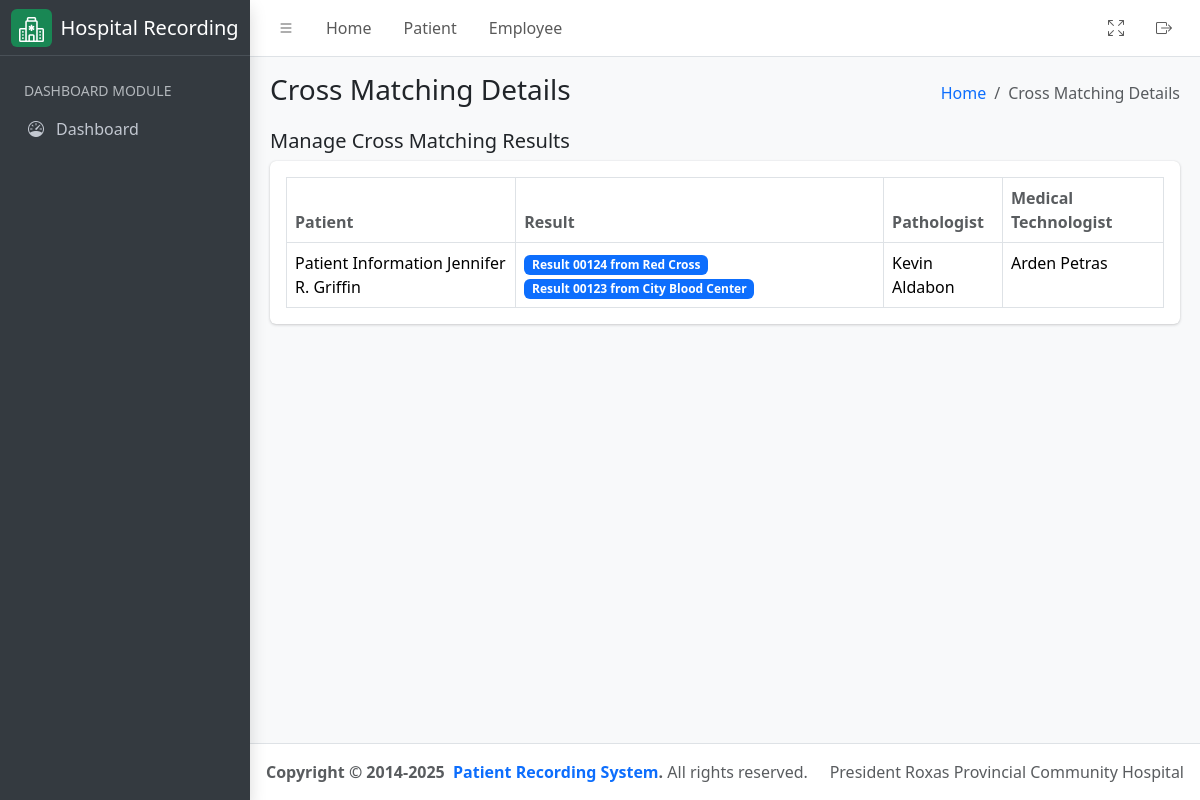
The app's page /laboratory/cross-matching/result with its own data.
### hospital_app/models.py (models this page shows, shortened)
class CrossMatching(models.Model):
    results = models.ManyToManyField(
        CrossMatchingResult,
        related_name="cross_matchings",
        help_text="Related cross-matching results.",
    )
    patient = models.ForeignKey(
        "Patient",
        related_name="cross_matchings",
        on_delete=models.CASCADE,
        help_text="Patient associated with this cross-matching.",
    )
    pathologist = models.ForeignKey(
        CustomUser,
        related_name="pathologist_cross_matchings",
        limit_choices_to={"groups__name": "Pathologist"},
        on_delete=models.CASCADE,
        help_text="Pathologist overseeing the cross-matching.",
        null=True,
        blank=True,
    )
    medical_technologist = models.ForeignKey(
        CustomUser,
        related_name="technologist_cross_matchings",
        limit_choices_to={"groups__name": "Medical Technologist"},
        on_delete=models.CASCADE,
        help_text="Medical technologist handling the cross-matching.",
        null=True,
        blank=True,
    )
    re_test = models.BooleanField(default=False, help_text="Re-test the cross-matching")
    created_at = models.DateTimeField(
        auto_now_add=True, help_text="Timestamp of record creation."
    )
    updated_at = models.DateTimeField(
        auto_now=True, help_text="Timestamp of last update."
    )
    class Meta:
        verbose_name = "Cross Matching"
        verbose_name_plural = "Cross Matchings"
        db_table = "cross_matching"
        ordering = ["-created_at"]

class Patient(models.Model):
    firstname = models.CharField(max_length=255)
    middlename = models.CharField(max_length=255, null=False, blank=True)
    lastname = models.CharField(max_length=255)
    age = models.PositiveIntegerField()
    sex = models.CharField(
        max_length=10, choices=(("Male", "Male"), ("Female", "Female"))
    )
    physician = models.ForeignKey(
        CustomUser,
        related_name="physician",
        limit_choices_to={"groups__name": "Physician"},
        on_delete=models.CASCADE,
    )
    room_number = models.PositiveIntegerField(null=True, blank=True, help_text="Leave room number as empty if out patient")
    sample_type = models.CharField(max_length=255)
    time_of_collection = models.TimeField()
    date_of_collection = models.DateField()
    sars_result = models.CharField(max_length=255)
    date = models.DateField(auto_now_add=True)
    serial_number = models.CharField(max_length=255, help_text="Serial number example: PT-01152025-R23")
    assigned_pathologist = models.ForeignKey(
        CustomUser,
        related_name="patient_pathologist",
        on_delete=models.CASCADE,
        null=True,
        blank=True,
        limit_choices_to={"groups__name": "Pathologist"},
    )
    assigned_technologist = models.ForeignKey(
        CustomUser,
        related_name="patient_technologist",
        on_delete=models.CASCADE,
        null=True,
        blank=True,
        limit_choices_to={"groups__name": "Medical Technologist"},
    )
    patient_type = models.CharField(
        max_length=100,
        default="In Patient",
        choices=(
            ("In Patient", "In Patient"),
            ("Out Patient", "Out Patient"),
        ),
    )
    def get_full_name(self):
        return f"{self.firstname}  { self.middlename[0] + '.' if self.middlename else ''} {self.lastname}"
    def __str__(self) -> str:
        return f"Patient Information {self.get_full_name()}"
    class Meta:
        ordering = ("time_of_collection",)

class CrossMatchingResult(models.Model):
    serial_no = models.CharField(
        max_length=255,
        unique=True,
        help_text="Unique serial number of the cross-matching result.",
    )
    amt_in_cc = models.FloatField(help_text="Amount in cc.")
    blood_bank = models.CharField(max_length=255, help_text="Name of the blood bank.")
    blood_type = models.CharField(max_length=255, help_text="Name of the blood type")
    date_of_collection = models.DateField(help_text="Date the blood was collected.")
    expiration_date = models.DateField(help_text="Expiration date of the blood.")
    result = models.TextField(max_length=255, help_text="Result of the cross-matching.")
    def __str__(self) -> str:
        return f"Result {self.serial_no} from {self.blood_bank}"
    class Meta:
        verbose_name = "Cross Matching Result"
        verbose_name_plural = "Cross Matching Results"
        db_table = "cross_matching_result"
        ordering = ["-date_of_collection"]

class CustomUser(AbstractUser):
    license_number = models.CharField(max_length=10, unique=True, db_index=True)
    class Meta:
        verbose_name = "User"
        verbose_name_plural = "Users"

### hospital_app/views.py (the view)
# urls.py: path('laboratory/cross-matching/result', CrossMatchingView.as_view(), name="cross_matching_list"),
class CrossMatchingView(ListView):
    template_name = "cross_matching.html"
    queryset = CrossMatching.objects.all()
    context_object_name = "results"
    def get_context_data(self, **kwargs):
        context = super().get_context_data(**kwargs)
        context["detail_header"] = "Cross Matching Details List"
        context["humberger_header"] = "Cross Matching Details"
        return context

### hospital_app/templatetags/group.py (called while the page is built)
@register.filter
def has_group(user, group_name):
    return user.groups.filter(name=group_name).exists()

### hospital_app/templates/cross_matching.html (shortened to what this page needs)
{% extends './includes/base.html' %}
{% load group %}
{% block content %}
<div class="container-fluid">
    <div class="row">
        <div class="col-md-12">
            <div class="d-flex justify-content-between align-items-center">
                <h5>Manage Cross Matching Results</h5>
            </div>
            <div class="card mb-4">
                <div class="card-body">
                    <table id="datatable" class="table table-bordered table-hover">
                        <thead>
                            <tr>
                                <th class="text-muted">Patient</th>
                                <th class="text-muted">Result</th>
                                <th class="text-muted">Pathologist</th>
                                <th class="text-muted">Medical Technologist</th>
                            </tr>
                        </thead>
                        <tbody>
                            {% for result in results %}
                            <tr>
                                <td>{{ result.patient }}</td>
                                <td>
                                    {% for item in result.results.all %}
                                    <span class="badge bg-primary">
                                        <a class="text-white" style="text-decoration: none;" target="_blank" href="{% url 'cross_matching_result_update' pk=item.id %}">
                                            {{ item }}
                                        </a>
                                    </span>
                                    {% endfor %}
                                </td>
                                <td>
                                    {% if request.user|has_group:"Administrator" or request.user|has_group:"Medical Technologist" %}
                                    <a style="text-decoration: none;" target="_blank" href="{% url 'employee_update' pk=result.pathologist.id %}">
                                        {{ result.pathologist.get_full_name }}
                                    </a>
                                    {% else %}
                                        {{ result.pathologist.get_full_name }}
                                    {% endif %}
                                </td>
                                <td>
                                    {% if request.user|has_group:"Administrator" or request.user|has_group:"Medical Technologist" %}
                                    <a style="text-decoration: none;" target="_blank" href="{% url 'employee_update' pk=result.medical_technologist.id %}">
                                        {{ result.medical_technologist.get_full_name }}
                                    </a>
                                    {% else %}
                                        {{ result.medical_technologist.get_full_name }}
                                    {% endif %}
                                </td>
                            </tr>
                            {% endfor %}
                        </tbody>
                    </table>
                </div>
            </div>
        </div>
    </div>
</div>
{% endblock %}

### records on screen
CrossMatching: patient "Patient Information Jennifer R. Griffin", pathologist.get_full_name "Kevin Aldabon", medical_technologist.get_full_name "Arden Petras"
CrossMatchingResult: serial_no+blood_bank "Result 00124 from Red Cross"
CrossMatchingResult: serial_no+blood_bank "Result 00123 from City Blood Center"

### other values on screen
{{ humberger_header }} "Cross Matching Details"
